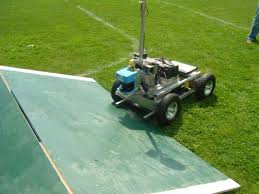
//> input picture img.jpeg, 259 x 194 px
$ ./shadow img.jpeg   (built with g++ and OpenCV 4)
//> lines starting //> are read from the running program, lines starting //| are printed output that depends on the picture; after the words box and inside, x2 and y2 are one past the last pixel; in counts of white or black regions, pixels touching at a corner belong together
//Mat removeShadow(Mat img)
//Image should be in RBG color-space
#include <opencv2/core/core.hpp>
#include <opencv2/highgui/highgui.hpp>
#include <opencv2/imgproc/imgproc.hpp>
#include <iostream>
#include <cmath>
#include <time.h>

using namespace std;
using namespace cv;

// [36 lines of commented-out code are left out]

Mat histogramEqz(Mat img)
{
  Mat src[3];
  split(img,src);
  Mat dst;
  equalizeHist(src[0], dst);
  Mat contrastedImg = img.clone();

  return contrastedImg;
}

Mat blurY(Mat img)
{
  Mat blurImg = img.clone();
  for(int i = 1; i < img.rows-1; ++i)
  {
    for(int j = 1; j < img.cols-1; ++j)
    {
      int yVal = 0;
      for(int k = -1; k < 2; ++k)
      {
        for(int l = -1; l < 2; ++l)
        {
          yVal += img.at<Vec3b>(i+k, j+l)[0];
        }
      }
      yVal = (yVal/9);
      blurImg.at<Vec3b>(i, j)[0] = yVal;
    }
  }
  return blurImg;
}

Mat getShadow(Mat img)
{
  float mean = 0;
  for(int i = 0; i < img.rows; ++i)
  {
    for(int j = 0; j < img.cols; ++j)
    {
      mean += img.at<Vec3b>(i,j)[0];
    }
  }
  mean = mean/(img.rows*img.cols);
  Mat blurImg = blurY(img);
  float sqSigma = 0;
  for(int i = 0; i < img.rows; ++i)
  {
    for(int j = 0; j < img.cols; ++j)
    {
      float del = blurImg.at<Vec3b>(i,j)[0] - mean;
      sqSigma += del*del;
    }
  }
  float sd = sqrt(sqSigma/(img.rows*img.cols));

  Mat shadow(img.rows, img.cols, CV_8UC1, Scalar(0));
  for(int i = 0; i < img.rows; ++i)
  {
    for(int j = 0; j < img.cols; ++j)
    {
      if(blurImg.at<Vec3b>(i,j)[0] < sd)
      {
        shadow.at<uchar>(i,j) = 255;
      }
    }
  }

}

Mat improveShadow(Mat img, Mat shadow)
{
  Mat improvedShadow = shadow.clone();
  for(int i = 2; i < img.rows-2; ++i)
  {
    for(int j = 2; j < img.cols-2; ++j)
    {
      if(img.at<uchar>(i,j) == 0)
      {
        int yVal = 0;
        for(int k = -2; k < 3; ++k)
        {
          for(int l = -2; l < 3; ++l)
          {
            yVal += img.at<Vec3b>(i+k, j+l)[0];
          }
        }
        float mean = (yVal/25);
        float sqSigma = 0;
        for(int k = -2; k < 3; ++k)
        {
          for(int l = -2; l < 3; ++l)
          {
            int del = img.at<Vec3b>(i+k, j+l)[0] - mean;
            sqSigma += del*del;
          }
        }
        float sd = sqrt(sqSigma/25);
        if(img.at<Vec3b>(i,j)[0] < sd)
        {
          shadow.at<uchar>(i,j) = 255;
        }
      }
    }
  }
  return shadow;
}

Mat removeMisclassified(Mat img)
{
  // Create a structuring element
  int erosion_size = 4;
  Mat element = getStructuringElement(MORPH_CROSS,Size(2 * erosion_size + 1, 2 * erosion_size + 1),Point(erosion_size, erosion_size) );
  Mat ero_dst;
  erode(img, ero_dst, element);
  Mat shadow;
  dilate(ero_dst, shadow, element);
  return shadow;
}

// [162 lines left out: functions rmvShadow, devidedShadow, colorCorrection, not called in this run]

Mat getFinal(Mat Img)
{
  Mat imgYcrcb;
  cvtColor(Img, imgYcrcb, COLOR_BGR2YCrCb);
  Mat contrastedImg = histogramEqz(imgYcrcb);
  //Mat histogramY = histogram(contrastedImg);
  Mat shadow = getShadow(contrastedImg);
  Mat improvedShadow = improveShadow(contrastedImg, shadow);
  Mat finShadow = removeMisclassified(improvedShadow);
  Mat noShadow = rmvShadow(imgYcrcb,finShadow);
  Mat classifiedShadowArea = devidedShadow(finShadow);
  Mat final = colorCorrection(noShadow, finShadow, classifiedShadowArea);
  return final;
}

int main(int argc,char** argv)
{
  clock_t tic,toc;
  tic = clock();
  Mat Img = imread(argv[1],1);
//> Img is the input picture: 194 rows x 259 cols, CV_8UC3; mean B, G, R 87.6, 146.7, 116.5
  Mat img1 = getFinal(Img);
//> in getFinal, `cvtColor(Img, imgYcrcb, COLOR_BGR2YCrCb);`: imgYcrcb: 194 rows x 259 cols, CV_8UC3; mean of channels 0, 1, 2 130.9, 117.7, 103.5
//> in histogramEqz, `split(img,src);`:
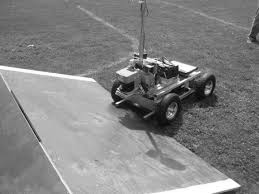
//> src[0]: 194 rows x 259 cols, CV_8UC1; min 2, max 255, mean 130.9
//> in histogramEqz, `split(img,src);`:
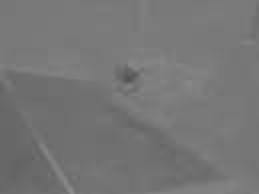
//> src[1]: 194 rows x 259 cols, CV_8UC1; min 80, max 141, mean 117.7
//> in histogramEqz, `split(img,src);`:
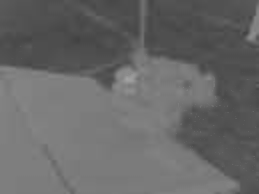
//> src[2]: 194 rows x 259 cols, CV_8UC1; min 65, max 164, mean 103.5
//> in histogramEqz, `equalizeHist(src[0], dst);`:
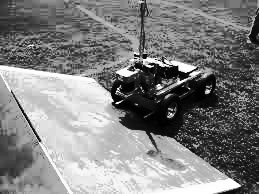
//> dst: 194 rows x 259 cols, CV_8UC1; min 0, max 255, mean 128.8
//> the loop in getShadow, `for(int i = 0; i < img.rows; ++i)` made 194 passes
//> mean on passes 1 to 3: 31772, 63594, 95319
//> after the loop in getShadow, `for(int i = 0; i < img.rows; ++i)`: mean = 6579118
//> in getShadow, `mean = mean/(img.rows*img.cols);`: mean = 130.9
//> after the loop in blurY, `for(int i = 1; i < img.rows-1; ++i)`: blurImg: 194 rows x 259 cols, CV_8UC3; mean of channels 0, 1, 2 130.5, 117.7, 103.5
//> the loop in getShadow, `for(int i = 0; i < img.rows; ++i)` made 194 passes
//> sqSigma on passes 1 to 3: 35915.1, 68780.8, 101353.5
//> after the loop in getShadow, `for(int i = 0; i < img.rows; ++i)`: sqSigma = 87465312
//> in getShadow, `float sd = sqrt(sqSigma/(img.rows*img.cols));`: sd = 41.72
//> after the loop in getShadow, `for(int i = 0; i < img.rows; ++i)`:
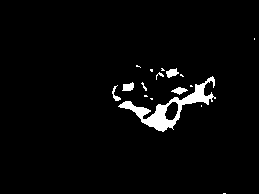
//> shadow: 194 rows x 259 cols, CV_8UC1; 3.2% white; 17 white regions (11 under 20 px), largest, box (x1, y1, x2, y2) and area: (118, 76, 216, 132) 1240, (166, 68, 179, 78) 79, (122, 82, 134, 91) 78, (171, 87, 188, 95) 71, (112, 85, 121, 101) 52, (156, 72, 164, 80) 22
//> (the run ends here: the program stops with an error, at `erode(img, ero_dst, element);`)

$ run again, on 11.jpg
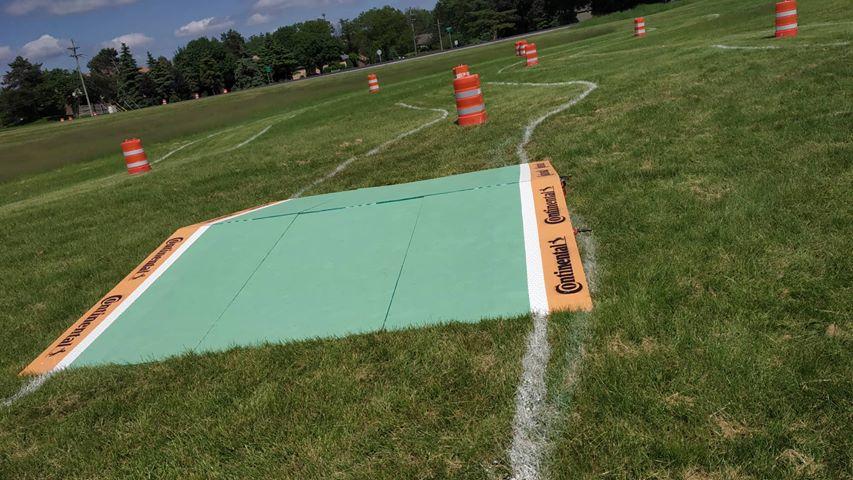
//> input picture 11.jpg, 853 x 480 px
//> Img is the input picture: 480 rows x 853 cols, CV_8UC3; mean B, G, R 65.7, 99.7, 88.9
//> imgYcrcb: 480 rows x 853 cols, CV_8UC3; mean of channels 0, 1, 2 92.6, 125.4, 112.8
//> in histogramEqz, `equalizeHist(src[0], dst);`:
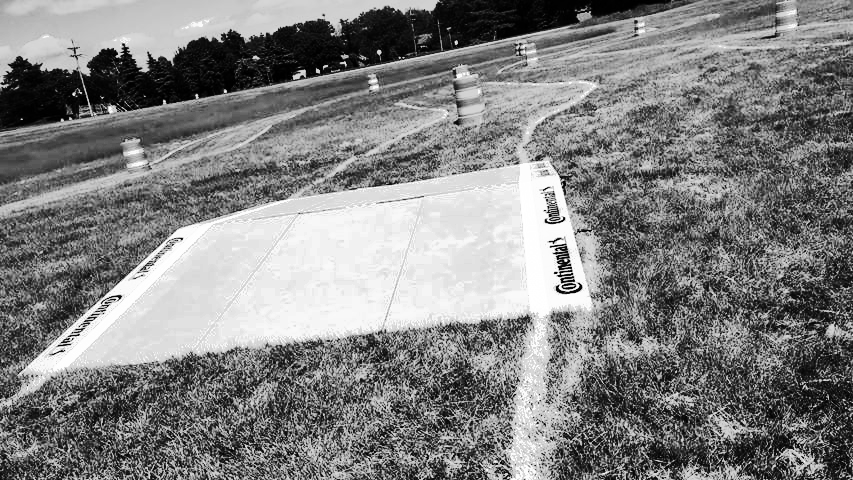
//> dst: 480 rows x 853 cols, CV_8UC1; min 0, max 255, mean 128.8
//> the loop in getShadow, `for(int i = 0; i < img.rows; ++i)` made 480 passes
//> mean on passes 1 to 3: 71308, 143428, 215745
//> after the loop in getShadow, `for(int i = 0; i < img.rows; ++i)`: mean = 37911692
//> in getShadow, `mean = mean/(img.rows*img.cols);`: mean = 92.59
//> the loop in getShadow, `for(int i = 0; i < img.rows; ++i)` made 480 passes
//> sqSigma on passes 1 to 3: 1740571.9, 3432353.2, 5084334
//> after the loop in getShadow, `for(int i = 0; i < img.rows; ++i)`: sqSigma = 655125824
//> sd = 40
//> after the loop in getShadow, `for(int i = 0; i < img.rows; ++i)`:
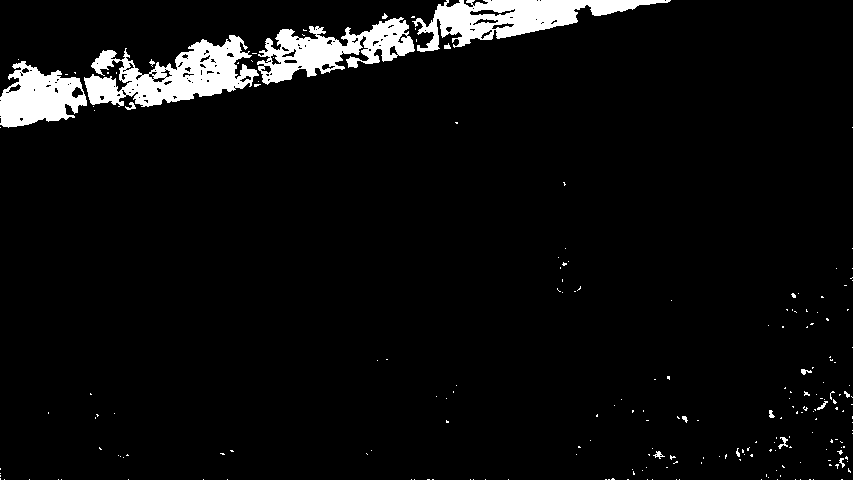
//> shadow: 480 rows x 853 cols, CV_8UC1; 5.2% white; 216 white regions (199 under 20 px), largest, box (x1, y1, x2, y2) and area: (84, 35, 259, 107) 6250, (412, 0, 671, 52) 5497, (257, 17, 415, 85) 4800
